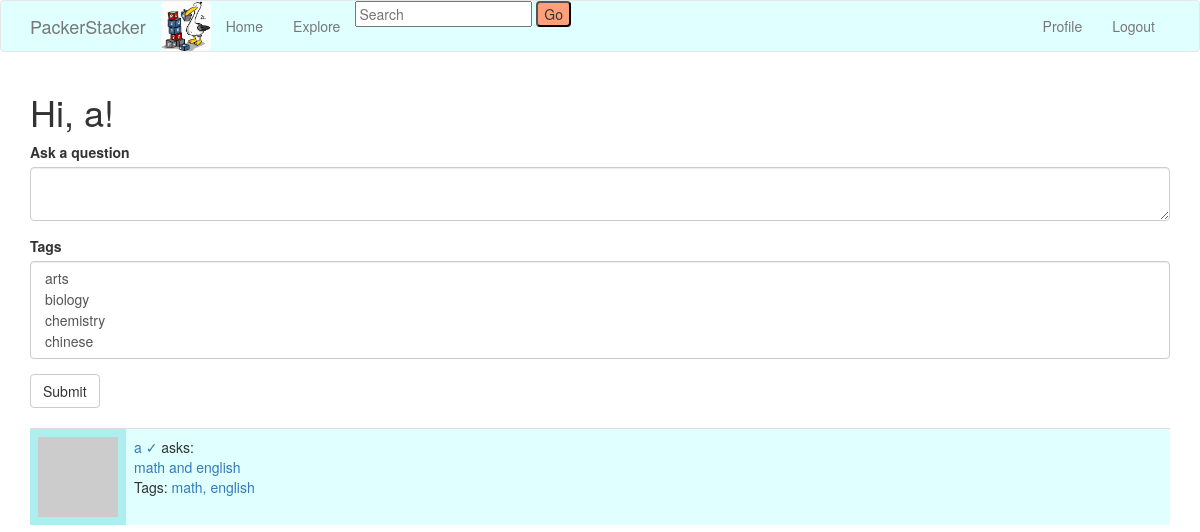
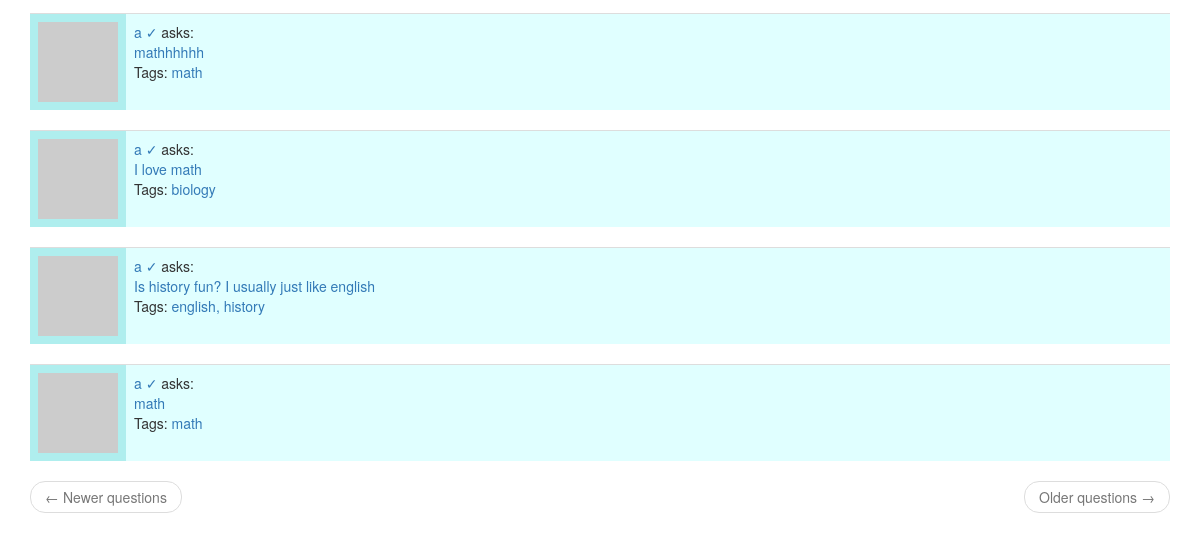
Before: /index (signed in) with the older database file (2 pictures, top to bottom).
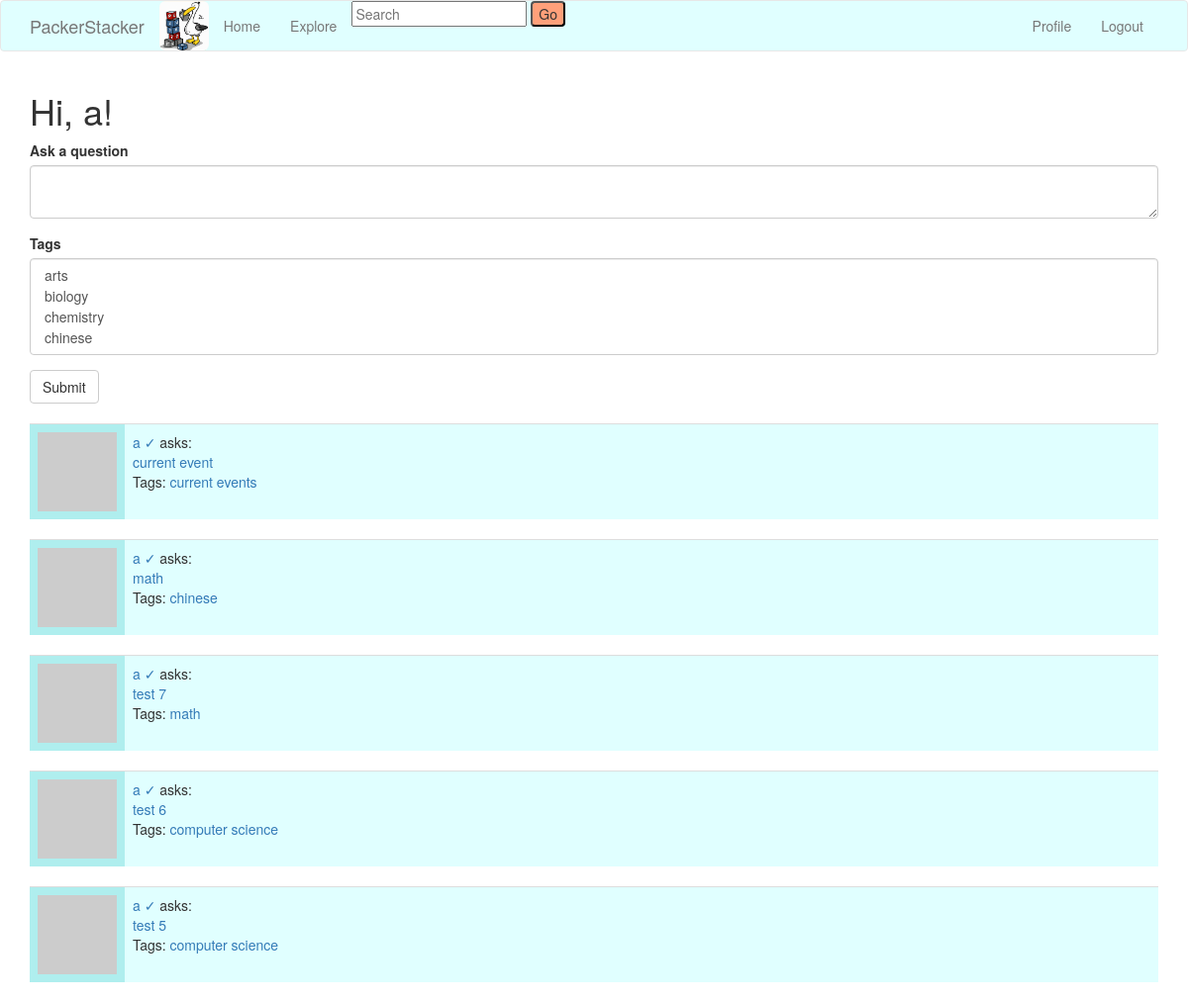
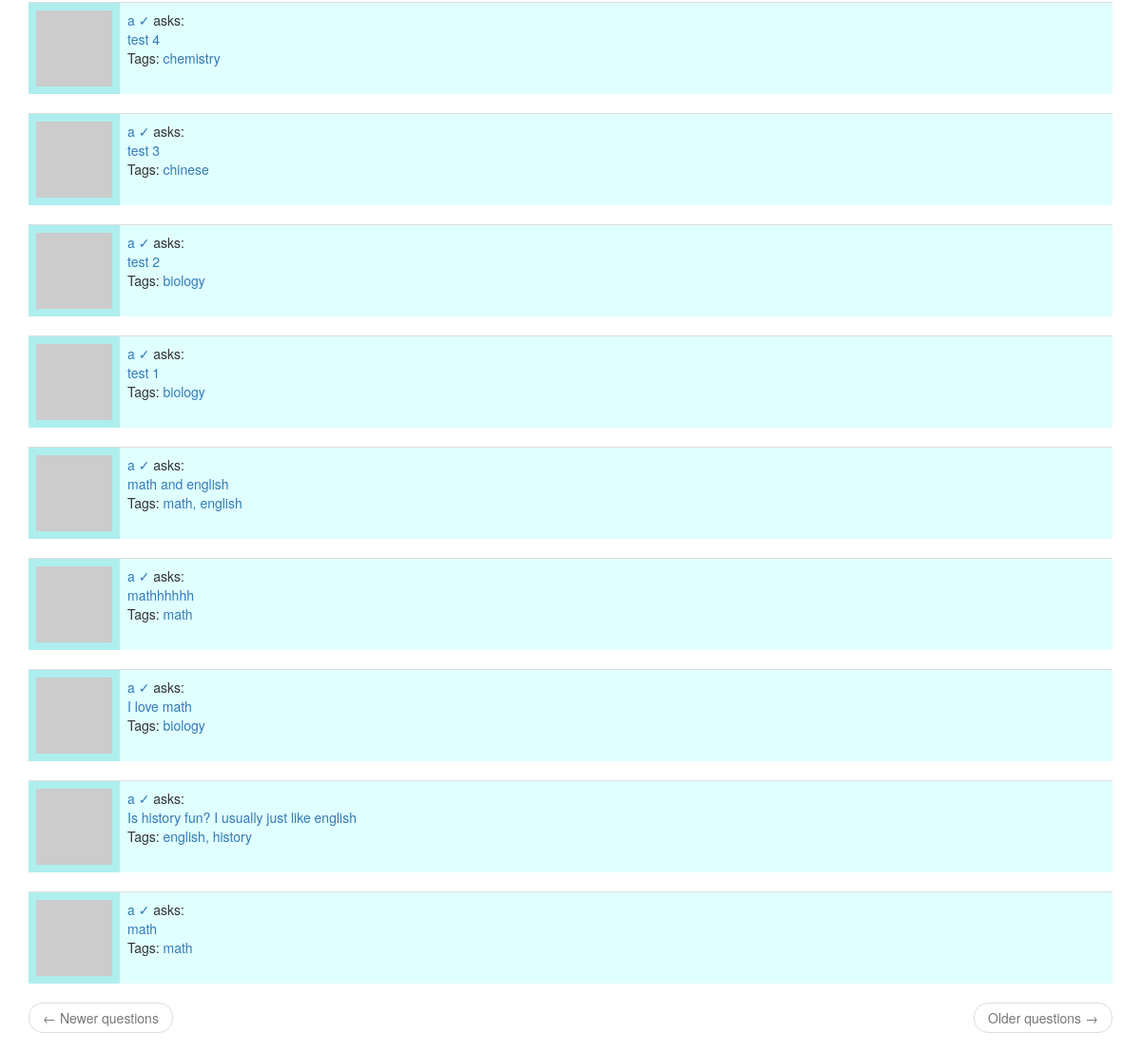
After: the same page with the newer database file (2 pictures, top to bottom).
### app/models.py (models this page shows, shortened)
class Question(db.Model):
    id = db.Column(db.Integer, primary_key=True)
    body = db.Column(db.String(1000))
    timestamp = db.Column(db.DateTime, index=True, default=datetime.utcnow)
    user_id = db.Column(db.Integer, db.ForeignKey('user.id'))
    replies = db.relationship('Reply', backref='op', lazy='dynamic')

class User(UserMixin, db.Model):
    id = db.Column(db.Integer, primary_key=True)
    username = db.Column(db.String(64), index=True, unique=True)
    email = db.Column(db.String(120), index=True, unique=True)
    password_hash = db.Column(db.String(128))
    questions = db.relationship('Question', backref='author', lazy='dynamic')
    replies = db.relationship('Reply', backref='author', lazy='dynamic')
    about_me = db.Column(db.String(140))
    last_seen = db.Column(db.DateTime, default=datetime.utcnow)
    type = db.Column(db.Boolean())
    def avatar(self, size):
        digest = md5(self.email.lower().encode('utf-8')).hexdigest()
        return 'https://www.gravatar.com/avatar/{}?d=identicon&s={}'.format(digest, size)
    followed = db.relationship(
        'User', secondary=followers,
        primaryjoin=(followers.c.follower_id == id),
        secondaryjoin=(followers.c.followed_id == id),
        backref=db.backref('followers', lazy='dynamic'), lazy='dynamic')
    def followed_questions(self):
        followed = Question.query.join(
            followers, (followers.c.followed_id == Question.user_id)).filter(
                followers.c.follower_id == self.id)
        own = Question.query.filter_by(user_id=self.id)
        return followed.union(own).order_by(Question.timestamp.desc())

class Tag(db.Model):
    id = db.Column(db.Integer, primary_key=True)
    name = db.Column(db.String(30), unique=True)
    questions = db.relationship('Question', secondary='question_tag', backref='tags')

### app/routes.py (the view, shortened to what this page needs)
@app.route('/', methods=['GET', 'POST'])
@app.route('/index', methods=['GET', 'POST'])
@login_required
def index():
    form = QuestionForm()
    page = request.args.get('page', 1, type=int)
    questions = current_user.followed_questions().paginate(
        page=page, per_page=app.config['QUESTIONS_PER_PAGE'], error_out=False)
    next_url = url_for('index', page=questions.next_num) \
        if questions.has_next else None
    prev_url = url_for('index', page=questions.prev_num) \
        if questions.has_prev else None
    return render_template('index.html', title='Home', form=form,
                           questions=questions.items, next_url=next_url,
                           prev_url=prev_url)

### app/forms.py
class QuestionForm(FlaskForm):
    question = TextAreaField('Ask a question', validators=[
        DataRequired(), Length(min=1, max=1000)])
    tag_names = Tag.query.order_by(Tag.name)
    names = []
    for tag in tag_names:
        names.append(tag.name)
    tags = SelectMultipleField(choices=names)
    submit = SubmitField('Submit')

### app/models.py (called while the page is built)
@login.user_loader
def load_user(id):
    return User.query.get(int(id))

### app/routes.py (called while the page is built)
@app.before_request
def before_request():
    if current_user.is_authenticated:
        current_user.last_seen = datetime.utcnow()
        db.session.commit()

### app/templates/index.html
{% extends "base.html" %}
{% import 'bootstrap/wtf.html' as wtf %}
{% block app_content %}
<div class="">
    <h1>Hi, {{ current_user.username }}!</h1>
    {% if form %}
    {{ wtf.quick_form(form) }}
    <br>
</div>
    {% endif %}
    {% for question in questions %}
        {% include '_question.html' %}
    {% endfor %}
    <nav aria-label="...">
        <ul class="pager">
            <li class="previous{% if not prev_url %} disabled{% endif %}">
                <a href="{{ prev_url or '#' }}">
                    <span aria-hidden="true">&larr;</span> Newer questions
                </a>
            </li>
            <li class="next{% if not next_url %} disabled{% endif %}">
                <a href="{{ next_url or '#' }}">
                    Older questions <span aria-hidden="true">&rarr;</span>
                </a>
            </li>
        </ul>
    </nav>
{% endblock %}

### app/templates/_question.html
<table class="table table-hover" style="background-color:PaleTurquoise">
      <tr>
          <td width="70px">
                  <img src="{{ question.author.avatar(70) }}" />
          </td>
          <td style="width:100%; background-color:lightCyan">
              <a href="{{ url_for('user', username=question.author.username) }}">
                  {{ question.author.username }} {%if question.author.type %} &#x2713 {%endif%}
              </a>
              asks:
              <br>
              <a style="text-decoration: none" href="{{ url_for('question_page', id=question.id) }}">
                {{ question.body }}
              </a>
              <br>
              <p>Tags: {% for tag in question.tags %}
                <a href="{{ url_for('tag_page', id=tag.id) }}">
                  {{ tag.name }}{% if not loop.last %}, {% endif %}{% endfor %}
                </a>
                </p>
          </td>
      </tr>
</table>

Changed rows visible on the page:
added Question: author.username "a", body "current event"
now on this page (row unchanged): Tag: name "current events", shown under "a"
added Question: author.username "a", body "math"
now on this page (row unchanged): Tag: name "chinese"
added Question: author.username "a", body "test 7", Tag (name "math")
added Question: author.username "a", body "test 6"
now on this page (row unchanged): Tag: name "computer science"
added Question: author.username "a", body "test 5"
added Question: author.username "a", body "test 4"
now on this page (row unchanged): Tag: name "chemistry", shown under "a"
added Question: author.username "a", body "test 3"
added Question: author.username "a", body "test 2", Tag (name "biology")
added Question: author.username "a", body "test 1", Tag (name "biology")
